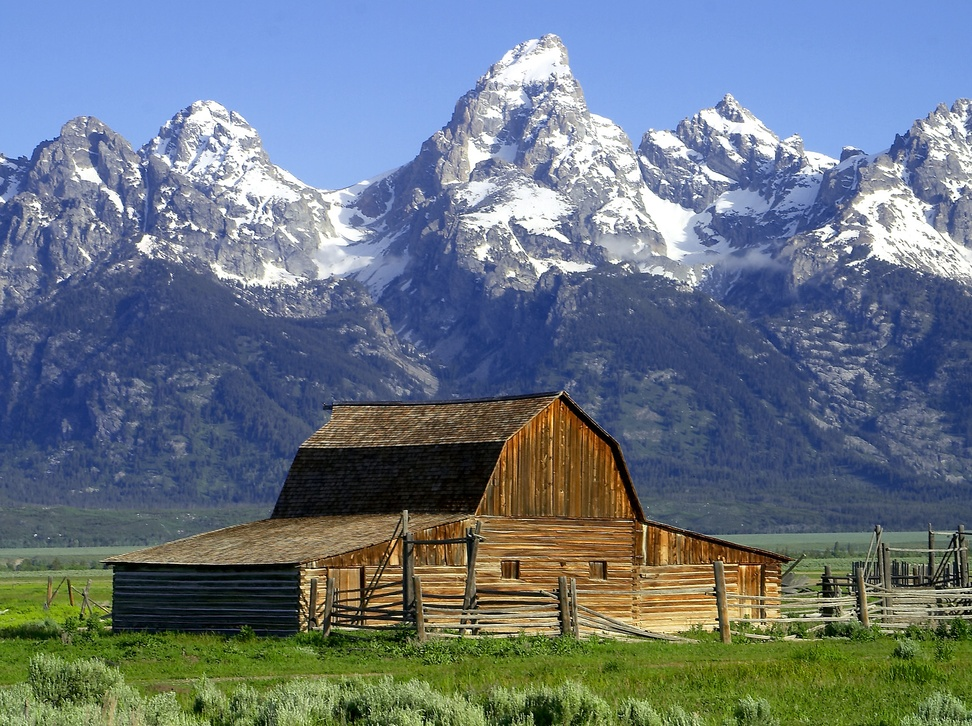
#> input picture figures/Barns_grand_tetons.jpg, 972 x 726 px, shrunk from 1600 x 1195 before the run
$ python yuv_dwt_decomposition.py
#> lines starting #> are read from the running program, lines starting #| are printed output that depends on the picture
#> in main, img_rgb is the input picture: PIL image 972x726 RGB; mean R, G, B 104.8, 117.7, 129.8
#|   Size: (972, 726)
import numpy as np
import pywt
import matplotlib.pyplot as plt
from PIL import Image
import os

def rgb_to_yuv(rgb_img):
    """Convert RGB image to YUV color space (BT.601)"""
    rgb = np.array(rgb_img, dtype=np.float32)

    mat = np.array([
        [0.299, 0.587, 0.114],
        [-0.168736, -0.331264, 0.5],
        [0.5, -0.418688, -0.081312]
    ])

    yuv = np.dot(rgb, mat.T)
    yuv[:, :, 1:] += 128.0
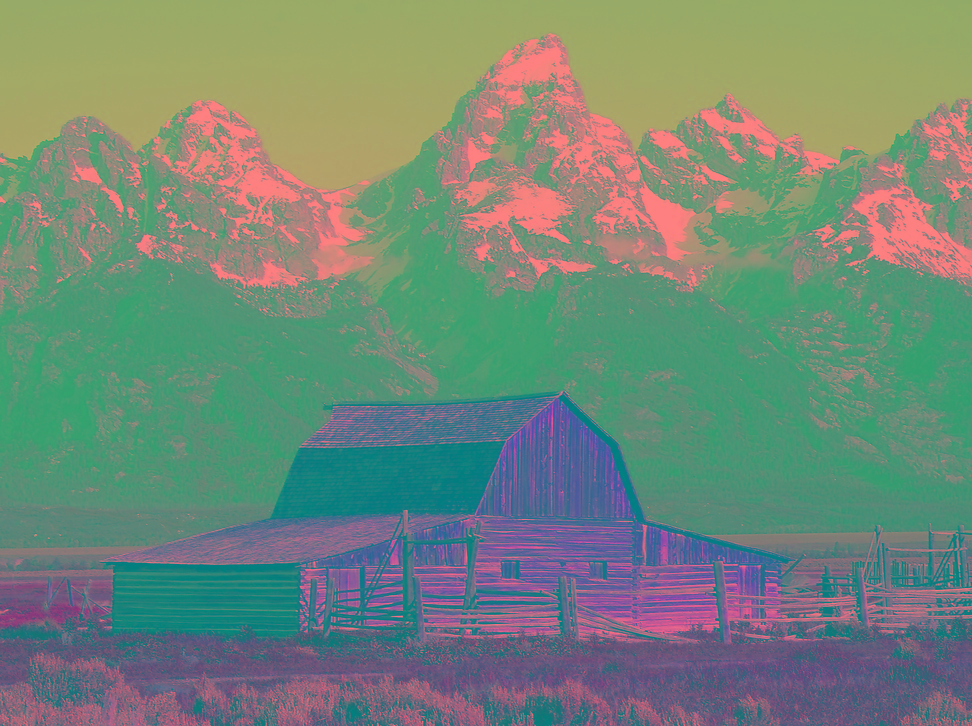
#> yuv: shape (726, 972, 3) float64; mean R, G, B 115.2, 136.2, 120.6

    return yuv

def normalize_band(band):
    """Normalize a single band to [0, 255] range for visualization"""
    band_min = band.min()
    band_max = band.max()
    if band_max - band_min > 1e-6:  # Avoid division by zero
        normalized = 255.0 * (band - band_min) / (band_max - band_min)
    else:
        normalized = np.zeros_like(band)
    return normalized

def create_dwt_composite(coeffs, normalize_independently=True):
    """Create a single composite image showing all DWT coefficients in hierarchical layout

    Args:
        coeffs: Output from pywt.wavedec2 - (LL, (LH2, HL2, HH2), (LH1, HL1, HH1))
        where level 2 is coarser (same size as LL) and level 1 is finer (larger)
        normalize_independently: If True, normalize each band to [0, 255] independently
                                If False, use raw coefficient values

    Returns:
        Composite image with all DWT bands arranged hierarchically
    """
    # Extract coefficients
    # For 2-level DWT: coeffs[0]=LL, coeffs[1]=level2 details, coeffs[2]=level1 details
    LL = coeffs[0].copy()
    (cH2, cV2, cD2) = coeffs[1]
    cH2, cV2, cD2 = cH2.copy(), cV2.copy(), cD2.copy()
    (cH1, cV1, cD1) = coeffs[2]
    cH1, cV1, cD1 = cH1.copy(), cV1.copy(), cD1.copy()

    # Apply independent normalization if requested
    if normalize_independently:
        LL = normalize_band(LL)
        cH2 = normalize_band(cH2)
        cV2 = normalize_band(cV2)
        cD2 = normalize_band(cD2)
        cH1 = normalize_band(cH1)
        cV1 = normalize_band(cV1)
        cD1 = normalize_band(cD1)

    # Get dimensions
    h_ll, w_ll = LL.shape  # e.g., (304, 405)
    h_l1, w_l1 = cH1.shape  # e.g., (601, 803)

    # Create canvas for composite (same size as level 1 bands × 2)
    h_total = h_l1 * 2
    w_total = w_l1 * 2
    composite = np.zeros((h_total, w_total), dtype=np.float32)

    # Top-left quadrant contains: 2×2 grid of (LL, cH2, cV2, cD2)
    # All these are the same size as LL

    # Position LL in top-left of the top-left quadrant
    composite[0:h_ll, 0:w_ll] = LL

    # Position cH2 (horizontal details L2) to the right of LL
    composite[0:h_ll, w_ll:2*w_ll] = cH2

    # Position cV2 (vertical details L2) below LL
    composite[h_ll:2*h_ll, 0:w_ll] = cV2

    # Position cD2 (diagonal details L2) in bottom-right of top-left quadrant
    composite[h_ll:2*h_ll, w_ll:2*w_ll] = cD2

    # Top-right quadrant: cH1 (horizontal details at level 1)
    composite[0:h_l1, w_l1:w_total] = cH1

    # Bottom-left quadrant: cV1 (vertical details at level 1)
    composite[h_l1:h_total, 0:w_l1] = cV1

    # Bottom-right quadrant: cD1 (diagonal details at level 1)
    composite[h_l1:h_total, w_l1:w_total] = cD1

    return composite

def main():
    # Configuration
    # Get the directory where the script is located
    script_dir = os.path.dirname(os.path.abspath(__file__))
    # Option 1: Use Barns image in parent directory
    IMAGE_PATH = os.path.join(os.path.dirname(script_dir), "figures","Barns_grand_tetons.jpg")
    # Option 2: Use kodak dataset image
    # IMAGE_PATH = os.path.join(os.path.dirname(script_dir), "kodak-dataset", "kodim08.png")
    WAVELET = "db4"
    LEVELS = 2

    # Load image
    print(f"Loading image: {IMAGE_PATH}")
    if not os.path.exists(IMAGE_PATH):
        print(f"Error: Image file not found at {IMAGE_PATH}")
        print(f"Please place 'Barns_grand_tetons.jpg' in the project root directory")
        print(f"Or update IMAGE_PATH in the script to point to your image")
        return

    img_rgb = Image.open(IMAGE_PATH)
    print(f"  Size: {img_rgb.size}")

    # Convert to YUV
    print(f"\nConverting to YUV...")
    img_yuv = rgb_to_yuv(img_rgb)
    y_channel = img_yuv[:, :, 0]
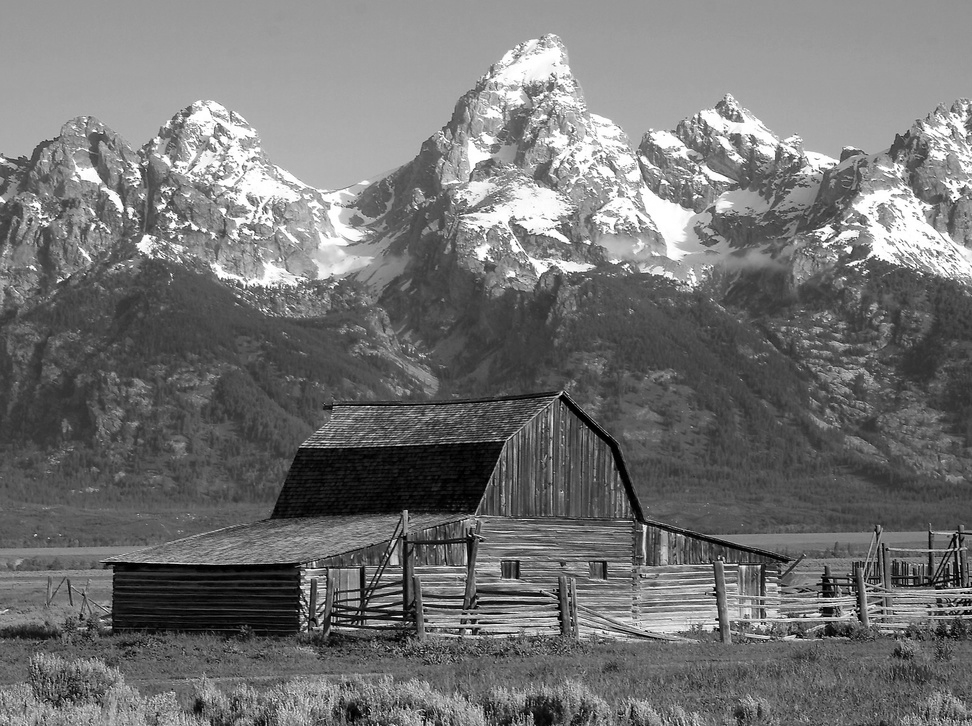
#> y_channel: shape (726, 972) float64; min 0, max 255, mean 115.2
    u_channel = img_yuv[:, :, 1]
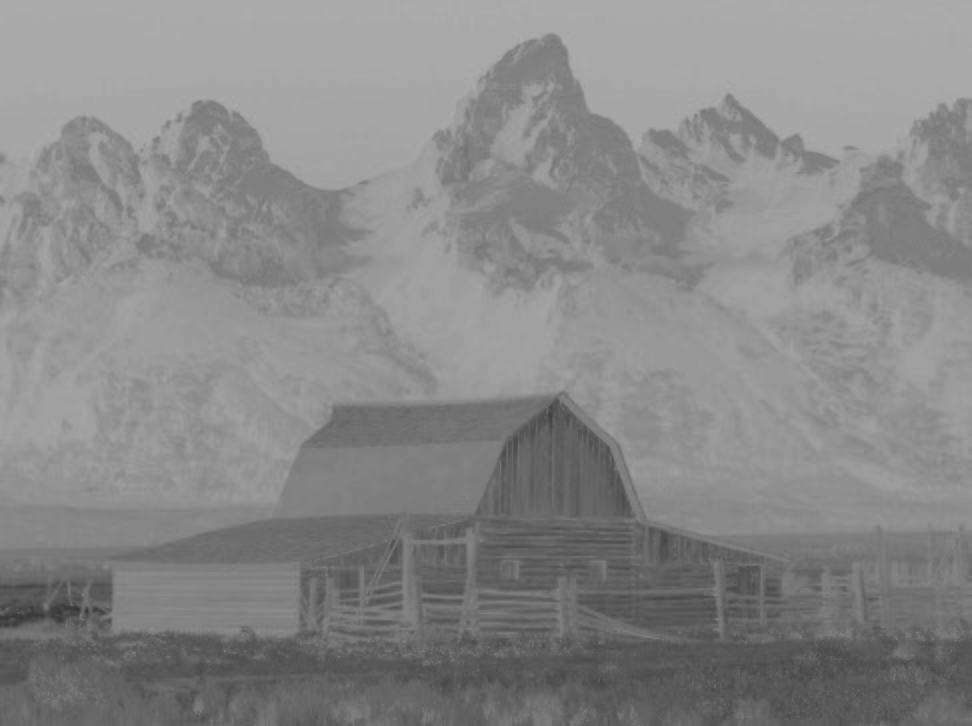
#> u_channel: shape (726, 972) float64; min 51.91, max 173.1, mean 136.2
    v_channel = img_yuv[:, :, 2]
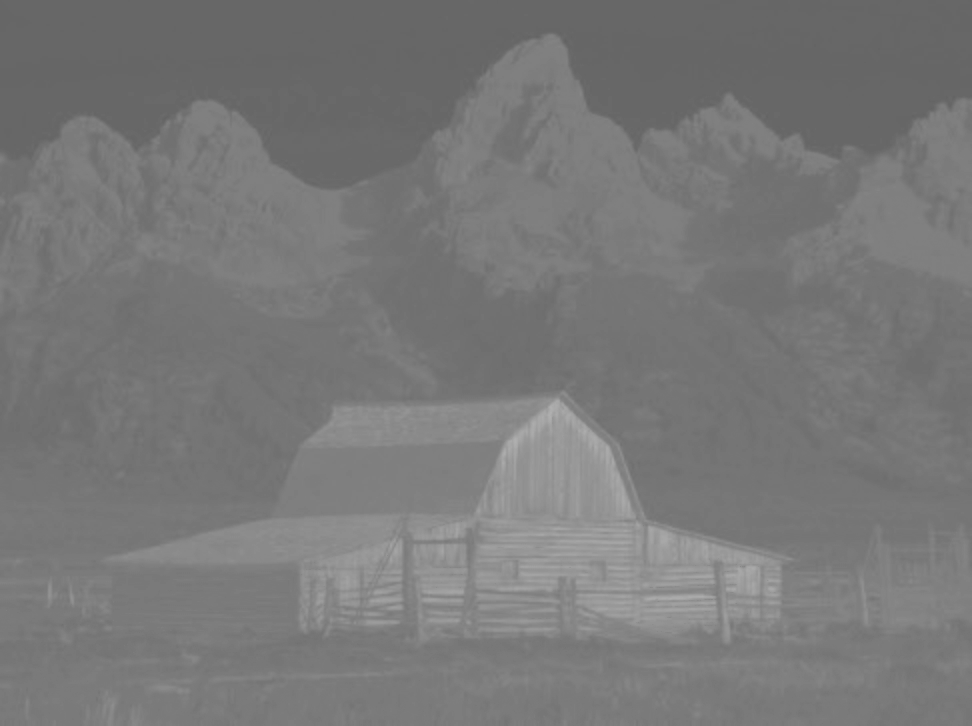
#> v_channel: shape (726, 972) float64; min 98.81, max 176, mean 120.6

    print(f"YUV Statistics:")
    print(f"  Y: mean={np.mean(y_channel):.2f}, std={np.std(y_channel):.2f}, range=[{np.min(y_channel):.2f}, {np.max(y_channel):.2f}]")
#|   Y: mean=115.23, std=52.88, range=[0.00, 255.00]
    print(f"  U: mean={np.mean(u_channel):.2f}, std={np.std(u_channel):.2f}, range=[{np.min(u_channel):.2f}, {np.max(u_channel):.2f}]")
#|   U: mean=136.23, std=25.72, range=[51.91, 173.07]
    print(f"  V: mean={np.mean(v_channel):.2f}, std={np.std(v_channel):.2f}, range=[{np.min(v_channel):.2f}, {np.max(v_channel):.2f}]")
#|   V: mean=120.57, std=11.94, range=[98.81, 176.00]

    # Perform 2-level DWT on each channel
    print(f"\nPerforming {LEVELS}-level DWT with {WAVELET} wavelet...")
    y_coeffs = pywt.wavedec2(y_channel, WAVELET, level=LEVELS)
#> y_coeffs = 3 items
    u_coeffs = pywt.wavedec2(u_channel, WAVELET, level=LEVELS)
#> u_coeffs = 3 items
    v_coeffs = pywt.wavedec2(v_channel, WAVELET, level=LEVELS)
#> v_coeffs = 3 items

    print(f"  Y LL shape: {y_coeffs[0].shape}")
#|   Y LL shape: (186, 248)
    print(f"  Y Level 1 detail shapes: {y_coeffs[1][0].shape}")
#|   Y Level 1 detail shapes: (186, 248)
    print(f"  Y Level 2 detail shapes: {y_coeffs[2][0].shape}")
#|   Y Level 2 detail shapes: (366, 489)

    # Print coefficient statistics to understand why U/V high frequencies appear black
    print(f"\nCoefficient Statistics:")
    print(f"  Y Channel:")
    print(f"    LL:  min={y_coeffs[0].min():.2f}, max={y_coeffs[0].max():.2f}, std={y_coeffs[0].std():.2f}")
#|     LL:  min=-69.72, max=1103.42, std=194.73
    print(f"    cH2: min={y_coeffs[1][0].min():.2f}, max={y_coeffs[1][0].max():.2f}, std={y_coeffs[1][0].std():.2f}")
#|     cH2: min=-342.63, max=332.14, std=39.08
    print(f"    cH1: min={y_coeffs[2][0].min():.2f}, max={y_coeffs[2][0].max():.2f}, std={y_coeffs[2][0].std():.2f}")
#|     cH1: min=-191.61, max=221.98, std=21.73

    print(f"  U Channel:")
    print(f"    LL:  min={u_coeffs[0].min():.2f}, max={u_coeffs[0].max():.2f}, std={u_coeffs[0].std():.2f}")
#|     LL:  min=216.65, max=692.53, std=103.77
    print(f"    cH2: min={u_coeffs[1][0].min():.2f}, max={u_coeffs[1][0].max():.2f}, std={u_coeffs[1][0].std():.2f}")
#|     cH2: min=-48.48, max=40.39, std=4.64
    print(f"    cH1: min={u_coeffs[2][0].min():.2f}, max={u_coeffs[2][0].max():.2f}, std={u_coeffs[2][0].std():.2f}")
#|     cH1: min=-18.03, max=18.41, std=1.35

    print(f"  V Channel:")
    print(f"    LL:  min={v_coeffs[0].min():.2f}, max={v_coeffs[0].max():.2f}, std={v_coeffs[0].std():.2f}")
#|     LL:  min=402.35, max=689.93, std=47.89
    print(f"    cH2: min={v_coeffs[1][0].min():.2f}, max={v_coeffs[1][0].max():.2f}, std={v_coeffs[1][0].std():.2f}")
#|     cH2: min=-44.05, max=38.55, std=3.16
    print(f"    cH1: min={v_coeffs[2][0].min():.2f}, max={v_coeffs[2][0].max():.2f}, std={v_coeffs[2][0].std():.2f}")
#|     cH1: min=-11.18, max=14.09, std=0.80

    print(f"\n  Note: U/V high-frequency coefficients (cH1, cV1, cD1) have very small magnitudes")
    print(f"        compared to Y channel. This is normal - chrominance has less high-frequency content.")

    # Create composite visualizations
    print("\nGenerating composite DWT visualizations...")

    # Y channel composite
    y_composite = create_dwt_composite(y_coeffs)
#> in normalize_band, `band_min = band.min()`: band_min = -69.72
#> in normalize_band, `band_max = band.max()`: band_max = 1103.4
    fig, ax = plt.subplots(1, 1, figsize=(12, 9))
    ax.imshow(y_composite, cmap='gray')
    ax.set_title('Y Channel - 2-Level DWT (Composite)', fontsize=16, fontweight='bold')
    ax.axis('off')
    plt.tight_layout()
    plt.savefig('yuv_dwt_y_composite.png', dpi=150, bbox_inches='tight')
    print("  Saved: yuv_dwt_y_composite.png")
    plt.close()

    # U channel composite
    u_composite = create_dwt_composite(u_coeffs)
#> call 2 of create_dwt_composite, with normalize_independently = True
#> in create_dwt_composite (call 2), `LL = coeffs[0].copy()`:
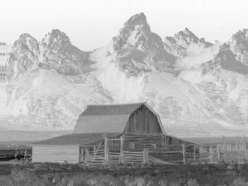
#> LL: shape (186, 248) float64; min 216.7, max 692.5, mean 548; drawn with min black and max white
#> in create_dwt_composite (call 2), `(cH1, cV1, cD1) = coeffs[2]`:
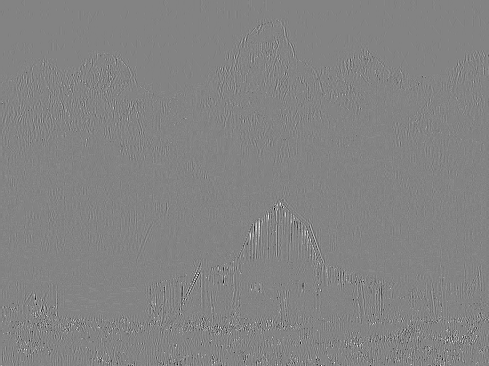
#> cV1: shape (366, 489) float64; min -19.11, max 18.06, mean 0.0654; drawn with min black and max white
#> in create_dwt_composite (call 2), `composite[h_l1:h_total, 0:w_l1] = cV1`:
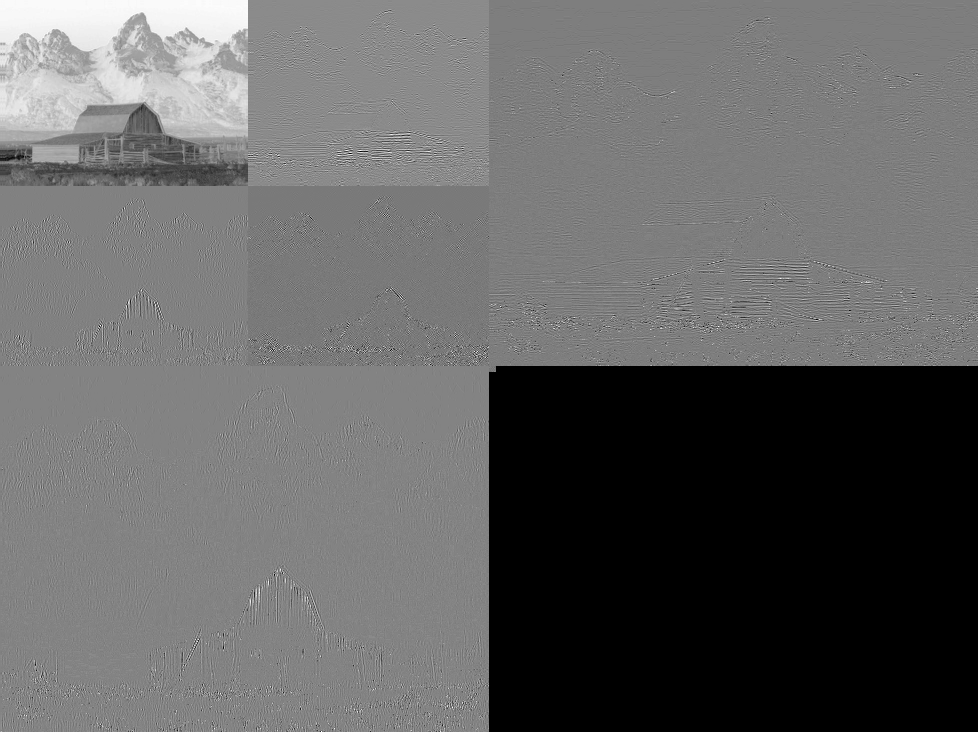
#> composite: shape (732, 978) float32; min 0, max 255, mean 100
    fig, ax = plt.subplots(1, 1, figsize=(12, 9))
    ax.imshow(u_composite, cmap='gray')
    ax.set_title('U Channel - 2-Level DWT (Composite)', fontsize=16, fontweight='bold')
    ax.axis('off')
    plt.tight_layout()
    plt.savefig('yuv_dwt_u_composite.png', dpi=150, bbox_inches='tight')
    print("  Saved: yuv_dwt_u_composite.png")
    plt.close()

    # V channel composite
    v_composite = create_dwt_composite(v_coeffs)
    fig, ax = plt.subplots(1, 1, figsize=(12, 9))
    ax.imshow(v_composite, cmap='gray')
    ax.set_title('V Channel - 2-Level DWT (Composite)', fontsize=16, fontweight='bold')
    ax.axis('off')
    plt.tight_layout()
    plt.savefig('yuv_dwt_v_composite.png', dpi=150, bbox_inches='tight')
    print("  Saved: yuv_dwt_v_composite.png")
    plt.close()

    # Create a combined view of all three channels
    fig, axes = plt.subplots(1, 3, figsize=(18, 6))

    axes[0].imshow(y_composite, cmap='gray')
    axes[0].set_title('Y Channel DWT', fontsize=14, fontweight='bold')
    axes[0].axis('off')

    axes[1].imshow(u_composite, cmap='gray')
    axes[1].set_title('U Channel DWT', fontsize=14, fontweight='bold')
    axes[1].axis('off')

    axes[2].imshow(v_composite, cmap='gray')
    axes[2].set_title('V Channel DWT', fontsize=14, fontweight='bold')
    axes[2].axis('off')

    plt.tight_layout()
    plt.savefig('yuv_dwt_all_channels.png', dpi=150, bbox_inches='tight')
    print("  Saved: yuv_dwt_all_channels.png")

    print("\nDone! All composite visualizations saved.")
    plt.show()

if __name__ == "__main__":
    main()

$ run again, with kodak-dataset/kodim08.png saved as figures/Barns_grand_tetons.jpg
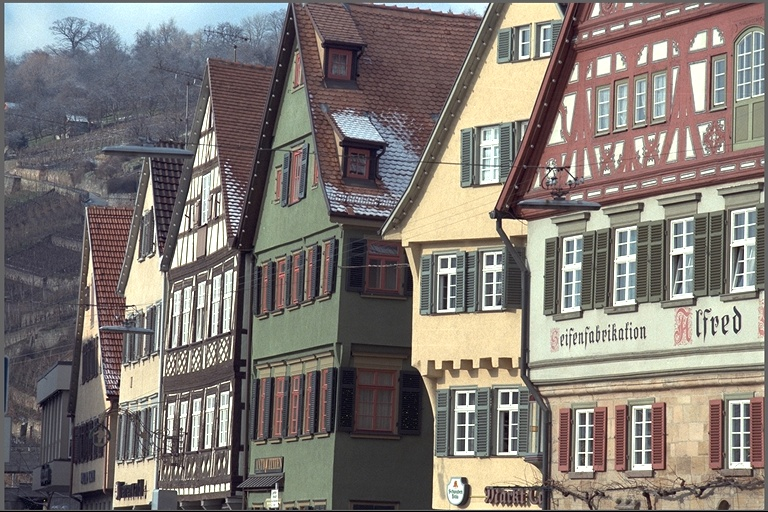
#> input picture kodak-dataset/kodim08.png, 768 x 512 px
#> in main, img_rgb is the input picture: PIL image 768x512 RGB; mean R, G, B 127.9, 121.1, 115.9
#|   Size: (768, 512)
#|   Y: mean=122.54, std=63.22, range=[0.00, 255.00]
#|   U: mean=124.28, std=8.80, range=[95.13, 151.27]
#|   V: mean=131.82, std=8.46, range=[98.72, 165.67]
#> y_coeffs = 3 items
#|   Y LL shape: (133, 197)
#|   Y Level 1 detail shapes: (133, 197)
#|   Y Level 2 detail shapes: (259, 387)
#|     LL:  min=-21.48, max=1150.48, std=228.76
#|     cH2: min=-356.07, max=395.89, std=53.33
#|     cH1: min=-225.68, max=178.02, std=20.48
#|     LL:  min=380.49, max=596.12, std=34.57
#|     cH2: min=-24.05, max=21.36, std=2.37
#|     cH1: min=-5.90, max=5.77, std=0.57
#|     LL:  min=407.00, max=638.98, std=33.50
#|     cH2: min=-22.93, max=23.13, std=2.32
#|     cH1: min=-5.67, max=5.62, std=0.57
#> band_min = -21.48
#> band_max = 1150.5
#> normalized: shape (259, 387) float64
#> in create_dwt_composite (call 2), `(cH1, cV1, cD1) = coeffs[2]`:
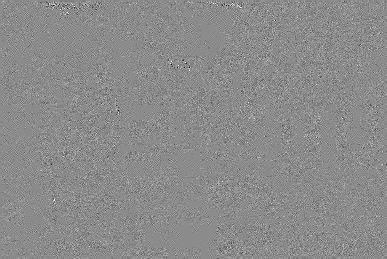
#> cD1: shape (259, 387) float64; min -2.75, max 2.28, mean -0.000294; drawn with min black and max white
#> normalized: shape (133, 197) float64
#> normalized: shape (259, 387) float64
#> in create_dwt_composite (call 2), `composite[h_l1:h_total, 0:w_l1] = cV1`:
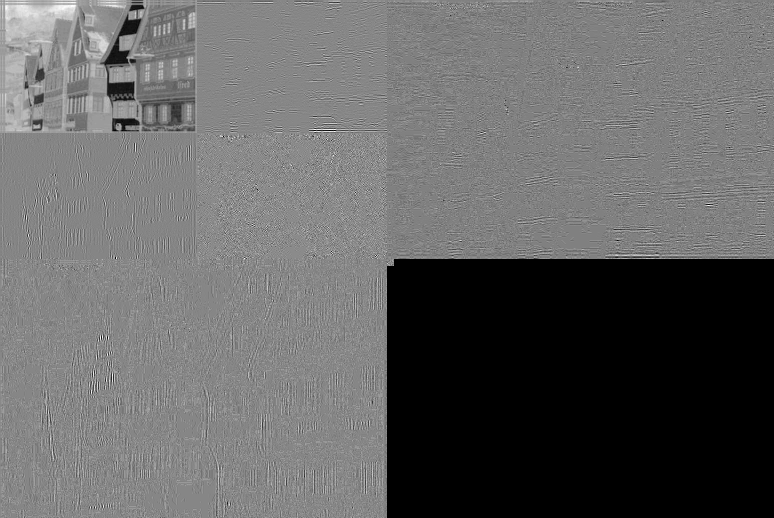
#> composite: shape (518, 774) float32; min 0, max 255, mean 100.4
